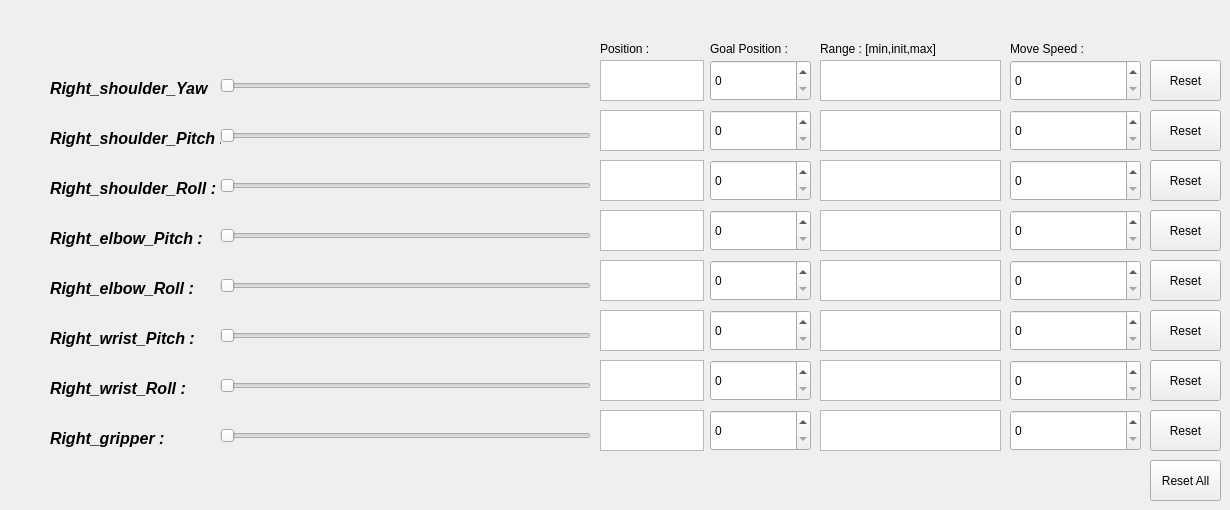
          <widget class="QWidget" name="tab">
           <attribute name="title">
            <string>Right Arm Control</string>
           </attribute>
           <widget class="QSlider" name="slider_right_shoulder_yaw">
            <property name="geometry">
             <rect>
              <x>220</x>
              <y>60</y>
              <width>371</width>
              <height>51</height>
             </rect>
            </property>
            <property name="orientation">
             <enum>Qt::Horizontal</enum>
            </property>
           </widget>
           <widget class="QLabel" name="lbl1">
            <property name="geometry">
             <rect>
              <x>50</x>
              <y>80</y>
              <width>161</width>
              <height>17</height>
             </rect>
            </property>
            <property name="font">
             <font>
              <pointsize>12</pointsize>
              <weight>75</weight>
              <italic>true</italic>
              <bold>true</bold>
             </font>
            </property>
            <property name="text">
             <string>Right_shoulder_Yaw :</string>
            </property>
           </widget>
           <widget class="QLabel" name="lbl2">
            <property name="geometry">
             <rect>
              <x>50</x>
              <y>130</y>
              <width>171</width>
              <height>17</height>
             </rect>
            </property>
            <property name="font">
             <font>
              <pointsize>12</pointsize>
              <weight>75</weight>
              <italic>true</italic>
              <bold>true</bold>
             </font>
            </property>
            <property name="text">
             <string>Right_shoulder_Pitch :</string>
            </property>
           </widget>
           <widget class="QSlider" name="slider_right_shoulder_pitch">
            <property name="geometry">
             <rect>
              <x>220</x>
              <y>110</y>
              <width>371</width>
              <height>51</height>
             </rect>
            </property>
            <property name="orientation">
             <enum>Qt::Horizontal</enum>
            </property>
           </widget>
           <widget class="QSlider" name="slider_right_shoulder_roll">
            <property name="geometry">
             <rect>
              <x>220</x>
              <y>160</y>
              <width>371</width>
              <height>51</height>
             </rect>
            </property>
            <property name="orientation">
             <enum>Qt::Horizontal</enum>
            </property>
           </widget>
           <widget class="QLabel" name="lbl3">
            <property name="geometry">
             <rect>
              <x>50</x>
              <y>180</y>
              <width>171</width>
              <height>17</height>
             </rect>
            </property>
            <property name="font">
             <font>
              <pointsize>12</pointsize>
              <weight>75</weight>
              <italic>true</italic>
              <bold>true</bold>
             </font>
            </property>
            <property name="text">
             <string>Right_shoulder_Roll :</string>
            </property>
           </widget>
           <widget class="QLabel" name="lbl6">
            <property name="geometry">
             <rect>
              <x>50</x>
              <y>330</y>
              <width>171</width>
              <height>17</height>
             </rect>
            </property>
            <property name="font">
             <font>
              <pointsize>12</pointsize>
              <weight>75</weight>
              <italic>true</italic>
              <bold>true</bold>
             </font>
            </property>
            <property name="text">
             <string>Right_wrist_Pitch :</string>
            </property>
           </widget>
           <widget class="QLabel" name="lbl4">
            <property name="geometry">
             <rect>
              <x>50</x>
              <y>230</y>
              <width>161</width>
              <height>17</height>
             </rect>
            </property>
            <property name="font">
             <font>
              <pointsize>12</pointsize>
              <weight>75</weight>
              <italic>true</italic>
              <bold>true</bold>
             </font>
            </property>
            <property name="text">
             <string>Right_elbow_Pitch :</string>
            </property>
           </widget>
           <widget class="QSlider" name="slider_right_elbow_pitch">
            <property name="geometry">
             <rect>
              <x>220</x>
              <y>210</y>
              <width>371</width>
              <height>51</height>
             </rect>
            </property>
            <property name="orientation">
             <enum>Qt::Horizontal</enum>
            </property>
           </widget>
           <widget class="QSlider" name="slider_right_elbow_roll">
            <property name="geometry">
             <rect>
              <x>220</x>
              <y>260</y>
              <width>371</width>
              <height>51</height>
             </rect>
            </property>
            <property name="orientation">
             <enum>Qt::Horizontal</enum>
            </property>
           </widget>
           <widget class="QSlider" name="slider_right_wrist_pitch">
            <property name="geometry">
             <rect>
              <x>220</x>
              <y>310</y>
              <width>371</width>
              <height>51</height>
             </rect>
            </property>
            <property name="orientation">
             <enum>Qt::Horizontal</enum>
            </property>
           </widget>
           <widget class="QLabel" name="lbl5">
            <property name="geometry">
             <rect>
              <x>50</x>
              <y>280</y>
              <width>171</width>
              <height>17</height>
             </rect>
            </property>
            <property name="font">
             <font>
              <pointsize>12</pointsize>
              <weight>75</weight>
              <italic>true</italic>
              <bold>true</bold>
             </font>
            </property>
            <property name="text">
             <string>Right_elbow_Roll :</string>
            </property>
           </widget>
           <widget class="QSlider" name="slider_right_wrist_roll">
            <property name="geometry">
             <rect>
              <x>220</x>
              <y>360</y>
              <width>371</width>
              <height>51</height>
             </rect>
            </property>
            <property name="orientation">
             <enum>Qt::Horizontal</enum>
            </property>
           </widget>
           <widget class="QLabel" name="lbl7">
            <property name="geometry">
             <rect>
              <x>50</x>
              <y>380</y>
              <width>171</width>
              <height>17</height>
             </rect>
            </property>
            <property name="font">
             <font>
              <pointsize>12</pointsize>
              <weight>75</weight>
              <italic>true</italic>
              <bold>true</bold>
             </font>
            </property>
            <property name="text">
             <string>Right_wrist_Roll :</string>
            </property>
           </widget>
           <widget class="QLabel" name="lbl8">
            <property name="geometry">
             <rect>
              <x>50</x>
              <y>430</y>
              <width>171</width>
              <height>17</height>
             </rect>
            </property>
            <property name="font">
             <font>
              <pointsize>12</pointsize>
              <weight>75</weight>
              <italic>true</italic>
              <bold>true</bold>
             </font>
            </property>
            <property name="text">
             <string>Right_gripper :</string>
            </property>
           </widget>
           <widget class="QSlider" name="slider_right_gripper">
            <property name="geometry">
             <rect>
              <x>220</x>
              <y>410</y>
              <width>371</width>
              <height>51</height>
             </rect>
            </property>
            <property name="minimum">
             <number>0</number>
            </property>
            <property name="maximum">
             <number>100</number>
            </property>
            <property name="value">
             <number>0</number>
            </property>
            <property name="sliderPosition">
             <number>0</number>
            </property>
            <property name="orientation">
             <enum>Qt::Horizontal</enum>
            </property>
            <property name="tickPosition">
             <enum>QSlider::NoTicks</enum>
            </property>
            <property name="tickInterval">
             <number>0</number>
            </property>
           </widget>
           <widget class="QTextEdit" name="txt_r_shoulder_yaw">
            <property name="geometry">
             <rect>
              <x>600</x>
              <y>60</y>
              <width>104</width>
              <height>41</height>
             </rect>
            </property>
            <property name="readOnly">
             <bool>true</bool>
            </property>
           </widget>
           <widget class="QTextEdit" name="txt_r_shoulder_pitch">
            <property name="geometry">
             <rect>
              <x>600</x>
              <y>110</y>
              <width>104</width>
              <height>41</height>
             </rect>
            </property>
            <property name="readOnly">
             <bool>true</bool>
            </property>
           </widget>
           <widget class="QTextEdit" name="txt_r_shoulder_roll">
            <property name="geometry">
             <rect>
              <x>600</x>
              <y>160</y>
              <width>104</width>
              <height>41</height>
             </rect>
            </property>
            <property name="readOnly">
             <bool>true</bool>
            </property>
           </widget>
           <widget class="QTextEdit" name="txt_r_elbow_pitch">
            <property name="geometry">
             <rect>
              <x>600</x>
              <y>210</y>
              <width>104</width>
              <height>41</height>
             </rect>
            </property>
            <property name="readOnly">
             <bool>true</bool>
            </property>
           </widget>
           <widget class="QTextEdit" name="txt_r_elbow_roll">
            <property name="geometry">
             <rect>
              <x>600</x>
              <y>260</y>
              <width>104</width>
              <height>41</height>
             </rect>
            </property>
            <property name="readOnly">
             <bool>true</bool>
            </property>
           </widget>
           <widget class="QTextEdit" name="txt_r_wrist_pitch">
            <property name="geometry">
             <rect>
              <x>600</x>
              <y>310</y>
              <width>104</width>
              <height>41</height>
             </rect>
            </property>
            <property name="readOnly">
             <bool>true</bool>
            </property>
           </widget>
           <widget class="QTextEdit" name="txt_r_wrist_roll">
            <property name="geometry">
             <rect>
              <x>600</x>
              <y>360</y>
              <width>104</width>
              <height>41</height>
             </rect>
            </property>
            <property name="readOnly">
             <bool>true</bool>
            </property>
           </widget>
           <widget class="QTextEdit" name="txt_r_gripper">
            <property name="geometry">
             <rect>
              <x>600</x>
              <y>410</y>
              <width>104</width>
              <height>41</height>
             </rect>
            </property>
            <property name="readOnly">
             <bool>true</bool>
            </property>
           </widget>
           <widget class="QSpinBox" name="spin_r_shoulder_yaw">
            <property name="geometry">
             <rect>
              <x>710</x>
              <y>60</y>
              <width>101</width>
              <height>41</height>
             </rect>
            </property>
           </widget>
           <widget class="QSpinBox" name="spin_r_shoulder_pitch">
            <property name="geometry">
             <rect>
              <x>710</x>
              <y>110</y>
              <width>101</width>
              <height>41</height>
             </rect>
            </property>
           </widget>
           <widget class="QSpinBox" name="spin_r_shoulder_roll">
            <property name="geometry">
             <rect>
              <x>710</x>
              <y>160</y>
              <width>101</width>
              <height>41</height>
             </rect>
            </property>
           </widget>
           <widget class="QSpinBox" name="spin_r_elbow_pitch">
            <property name="geometry">
             <rect>
              <x>710</x>
              <y>210</y>
              <width>101</width>
              <height>41</height>
             </rect>
            </property>
           </widget>
           <widget class="QSpinBox" name="spin_r_elbow_roll">
            <property name="geometry">
             <rect>
              <x>710</x>
              <y>260</y>
              <width>101</width>
              <height>41</height>
             </rect>
            </property>
           </widget>
           <widget class="QSpinBox" name="spin_r_wrist_pitch">
            <property name="geometry">
             <rect>
              <x>710</x>
              <y>310</y>
              <width>101</width>
              <height>41</height>
             </rect>
            </property>
           </widget>
           <widget class="QSpinBox" name="spin_r_wrist_roll">
            <property name="geometry">
             <rect>
              <x>710</x>
              <y>360</y>
              <width>101</width>
              <height>41</height>
             </rect>
            </property>
           </widget>
           <widget class="QSpinBox" name="spin_r_gripper">
            <property name="geometry">
             <rect>
              <x>710</x>
              <y>410</y>
              <width>101</width>
              <height>41</height>
             </rect>
            </property>
           </widget>
           <widget class="QLabel" name="label_24">
            <property name="geometry">
             <rect>
              <x>600</x>
              <y>40</y>
              <width>66</width>
              <height>17</height>
             </rect>
            </property>
            <property name="text">
             <string>Position :</string>
            </property>
           </widget>
           <widget class="QLabel" name="label_25">
            <property name="geometry">
             <rect>
              <x>710</x>
              <y>40</y>
              <width>111</width>
              <height>17</height>
             </rect>
            </property>
            <property name="text">
             <string>Goal Position :</string>
            </property>
           </widget>
           <widget class="QSpinBox" name="spin_r_wrist_roll_speed">
            <property name="geometry">
             <rect>
              <x>1010</x>
              <y>360</y>
              <width>131</width>
              <height>41</height>
             </rect>
            </property>
           </widget>
           <widget class="QSpinBox" name="spin_r_shoulder_yaw_speed">
            <property name="geometry">
             <rect>
              <x>1010</x>
              <y>60</y>
              <width>131</width>
              <height>41</height>
             </rect>
            </property>
           </widget>
           <widget class="QSpinBox" name="spin_r_shoulder_pitch_speed">
            <property name="geometry">
             <rect>
              <x>1010</x>
              <y>110</y>
              <width>131</width>
              <height>41</height>
             </rect>
            </property>
           </widget>
           <widget class="QSpinBox" name="spin_r_elbow_pitch_speed">
            <property name="geometry">
             <rect>
              <x>1010</x>
              <y>210</y>
              <width>131</width>
              <height>41</height>
             </rect>
            </property>
           </widget>
           <widget class="QSpinBox" name="spin_r_gripper_speed">
            <property name="geometry">
             <rect>
              <x>1010</x>
              <y>410</y>
              <width>131</width>
              <height>41</height>
             </rect>
            </property>
           </widget>
           <widget class="QSpinBox" name="spin_r_shoulder_roll_speed">
            <property name="geometry">
             <rect>
              <x>1010</x>
              <y>160</y>
              <width>131</width>
              <height>41</height>
             </rect>
            </property>
           </widget>
           <widget class="QLabel" name="label_26">
            <property name="geometry">
             <rect>
              <x>1010</x>
              <y>40</y>
              <width>111</width>
              <height>17</height>
             </rect>
            </property>
            <property name="text">
             <string>Move Speed :</string>
            </property>
           </widget>
           <widget class="QSpinBox" name="spin_r_wrist_pitch_speed">
            <property name="geometry">
             <rect>
              <x>1010</x>
              <y>310</y>
              <width>131</width>
              <height>41</height>
             </rect>
            </property>
           </widget>
           <widget class="QSpinBox" name="spin_r_elbow_roll_speed">
            <property name="geometry">
             <rect>
              <x>1010</x>
              <y>260</y>
              <width>131</width>
              <height>41</height>
             </rect>
            </property>
           </widget>
           <widget class="QTextEdit" name="txt_info_r_shoulder_yaw">
            <property name="geometry">
             <rect>
              <x>820</x>
              <y>60</y>
              <width>181</width>
              <height>41</height>
             </rect>
            </property>
            <property name="readOnly">
             <bool>true</bool>
            </property>
           </widget>
           <widget class="QLabel" name="label_27">
            <property name="geometry">
             <rect>
              <x>820</x>
              <y>40</y>
              <width>151</width>
              <height>17</height>
             </rect>
            </property>
            <property name="text">
             <string>Range : [min,init,max]</string>
            </property>
           </widget>
           <widget class="QTextEdit" name="txt_info_r_shoulder_pitch">
            <property name="geometry">
             <rect>
              <x>820</x>
              <y>110</y>
              <width>181</width>
              <height>41</height>
             </rect>
            </property>
            <property name="readOnly">
             <bool>true</bool>
            </property>
           </widget>
           <widget class="QTextEdit" name="txt_info_r_shoulder_roll">
            <property name="geometry">
             <rect>
              <x>820</x>
              <y>160</y>
              <width>181</width>
              <height>41</height>
             </rect>
            </property>
            <property name="readOnly">
             <bool>true</bool>
            </property>
           </widget>
           <widget class="QTextEdit" name="txt_info_r_elbow_pitch">
            <property name="geometry">
             <rect>
              <x>820</x>
              <y>210</y>
              <width>181</width>
              <height>41</height>
             </rect>
            </property>
            <property name="readOnly">
             <bool>true</bool>
            </property>
           </widget>
           <widget class="QTextEdit" name="txt_info_r_elbow_roll">
            <property name="geometry">
             <rect>
              <x>820</x>
              <y>260</y>
              <width>181</width>
              <height>41</height>
             </rect>
            </property>
            <property name="readOnly">
             <bool>true</bool>
            </property>
           </widget>
           <widget class="QTextEdit" name="txt_info_r_wrist_pitch">
            <property name="geometry">
             <rect>
              <x>820</x>
              <y>310</y>
              <width>181</width>
              <height>41</height>
             </rect>
            </property>
            <property name="readOnly">
             <bool>true</bool>
            </property>
           </widget>
           <widget class="QTextEdit" name="txt_info_r_wrist_roll">
            <property name="geometry">
             <rect>
              <x>820</x>
              <y>360</y>
              <width>181</width>
              <height>41</height>
             </rect>
            </property>
            <property name="readOnly">
             <bool>true</bool>
            </property>
           </widget>
           <widget class="QTextEdit" name="txt_info_r_gripper">
            <property name="geometry">
             <rect>
              <x>820</x>
              <y>410</y>
              <width>181</width>
              <height>41</height>
             </rect>
            </property>
            <property name="readOnly">
             <bool>true</bool>
            </property>
           </widget>
           <widget class="QPushButton" name="btn_reset_r_shoulder_yaw">
            <property name="geometry">
             <rect>
              <x>1150</x>
              <y>60</y>
              <width>71</width>
              <height>41</height>
             </rect>
            </property>
            <property name="text">
             <string>Reset</string>
            </property>
           </widget>
           <widget class="QPushButton" name="btn_reset_r_shoulder_pitch">
            <property name="geometry">
             <rect>
              <x>1150</x>
              <y>110</y>
              <width>71</width>
              <height>41</height>
             </rect>
            </property>
            <property name="text">
             <string>Reset</string>
            </property>
           </widget>
           <widget class="QPushButton" name="btn_reset_r_shoulder_roll">
            <property name="geometry">
             <rect>
              <x>1150</x>
              <y>160</y>
              <width>71</width>
              <height>41</height>
             </rect>
            </property>
            <property name="text">
             <string>Reset</string>
            </property>
           </widget>
           <widget class="QPushButton" name="btn_reset_r_elbow_pitch">
            <property name="geometry">
             <rect>
              <x>1150</x>
              <y>210</y>
              <width>71</width>
              <height>41</height>
             </rect>
            </property>
            <property name="text">
             <string>Reset</string>
            </property>
           </widget>
           <widget class="QPushButton" name="btn_reset_r_elbow_roll">
            <property name="geometry">
             <rect>
              <x>1150</x>
              <y>260</y>
              <width>71</width>
              <height>41</height>
             </rect>
            </property>
            <property name="text">
             <string>Reset</string>
            </property>
           </widget>
           <widget class="QPushButton" name="btn_reset_r_wrist_pitch">
            <property name="geometry">
             <rect>
              <x>1150</x>
              <y>310</y>
              <width>71</width>
              <height>41</height>
             </rect>
            </property>
            <property name="text">
             <string>Reset</string>
            </property>
           </widget>
           <widget class="QPushButton" name="btn_reset_r_wrist_roll">
            <property name="geometry">
             <rect>
              <x>1150</x>
              <y>360</y>
              <width>71</width>
              <height>41</height>
             </rect>
            </property>
            <property name="text">
             <string>Reset</string>
            </property>
           </widget>
           <widget class="QPushButton" name="btn_reset_r_gripper">
            <property name="geometry">
             <rect>
              <x>1150</x>
              <y>410</y>
              <width>71</width>
              <height>41</height>
             </rect>
            </property>
            <property name="text">
             <string>Reset</string>
            </property>
           </widget>
           <widget class="QPushButton" name="btn_reset_r_all">
            <property name="geometry">
             <rect>
              <x>1150</x>
              <y>460</y>
              <width>71</width>
              <height>41</height>
             </rect>
            </property>
            <property name="text">
             <string>Reset All</string>
            </property>
           </widget>
          </widget>
